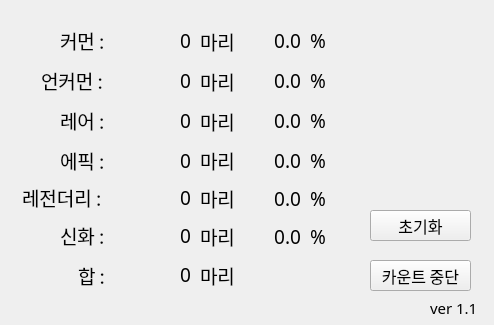
<?xml version="1.0" encoding="UTF-8"?>
<ui version="4.0">
 <class>Form</class>
 <widget class="QWidget" name="Form">
  <property name="geometry">
   <rect>
    <x>0</x>
    <y>0</y>
    <width>494</width>
    <height>325</height>
   </rect>
  </property>
  <property name="windowTitle">
   <string>ECMC 물고기카운터</string>
  </property>
  <widget class="QLabel" name="label">
   <property name="geometry">
    <rect>
     <x>60</x>
     <y>25</y>
     <width>51</width>
     <height>31</height>
    </rect>
   </property>
   <property name="font">
    <font>
     <family>맑은 고딕</family>
     <pointsize>14</pointsize>
    </font>
   </property>
   <property name="text">
    <string>커먼 :</string>
   </property>
  </widget>
  <widget class="QLabel" name="label_2">
   <property name="geometry">
    <rect>
     <x>41</x>
     <y>65</y>
     <width>71</width>
     <height>31</height>
    </rect>
   </property>
   <property name="font">
    <font>
     <family>맑은 고딕</family>
     <pointsize>14</pointsize>
    </font>
   </property>
   <property name="text">
    <string>언커먼 :</string>
   </property>
  </widget>
  <widget class="QLabel" name="label_3">
   <property name="geometry">
    <rect>
     <x>60</x>
     <y>105</y>
     <width>51</width>
     <height>31</height>
    </rect>
   </property>
   <property name="font">
    <font>
     <family>맑은 고딕</family>
     <pointsize>14</pointsize>
    </font>
   </property>
   <property name="text">
    <string>레어 :</string>
   </property>
  </widget>
  <widget class="QLabel" name="label_4">
   <property name="geometry">
    <rect>
     <x>60</x>
     <y>145</y>
     <width>51</width>
     <height>31</height>
    </rect>
   </property>
   <property name="font">
    <font>
     <family>맑은 고딕</family>
     <pointsize>14</pointsize>
    </font>
   </property>
   <property name="text">
    <string>에픽 :</string>
   </property>
  </widget>
  <widget class="QLabel" name="label_5">
   <property name="geometry">
    <rect>
     <x>22</x>
     <y>185</y>
     <width>87</width>
     <height>25</height>
    </rect>
   </property>
   <property name="font">
    <font>
     <family>맑은 고딕</family>
     <pointsize>14</pointsize>
    </font>
   </property>
   <property name="text">
    <string>레전더리 :</string>
   </property>
  </widget>
  <widget class="QLabel" name="label_6">
   <property name="geometry">
    <rect>
     <x>60</x>
     <y>220</y>
     <width>51</width>
     <height>31</height>
    </rect>
   </property>
   <property name="font">
    <font>
     <family>맑은 고딕</family>
     <pointsize>14</pointsize>
    </font>
   </property>
   <property name="text">
    <string>신화 :</string>
   </property>
  </widget>
  <widget class="QLabel" name="label_7">
   <property name="geometry">
    <rect>
     <x>200</x>
     <y>26</y>
     <width>51</width>
     <height>31</height>
    </rect>
   </property>
   <property name="font">
    <font>
     <family>맑은 고딕</family>
     <pointsize>14</pointsize>
    </font>
   </property>
   <property name="text">
    <string>마리</string>
   </property>
  </widget>
  <widget class="QLabel" name="label_8">
   <property name="geometry">
    <rect>
     <x>200</x>
     <y>66</y>
     <width>51</width>
     <height>31</height>
    </rect>
   </property>
   <property name="font">
    <font>
     <family>맑은 고딕</family>
     <pointsize>14</pointsize>
    </font>
   </property>
   <property name="text">
    <string>마리</string>
   </property>
  </widget>
  <widget class="QLabel" name="label_9">
   <property name="geometry">
    <rect>
     <x>200</x>
     <y>106</y>
     <width>51</width>
     <height>31</height>
    </rect>
   </property>
   <property name="font">
    <font>
     <family>맑은 고딕</family>
     <pointsize>14</pointsize>
    </font>
   </property>
   <property name="text">
    <string>마리</string>
   </property>
  </widget>
  <widget class="QLabel" name="label_10">
   <property name="geometry">
    <rect>
     <x>200</x>
     <y>145</y>
     <width>51</width>
     <height>31</height>
    </rect>
   </property>
   <property name="font">
    <font>
     <family>맑은 고딕</family>
     <pointsize>14</pointsize>
    </font>
   </property>
   <property name="text">
    <string>마리</string>
   </property>
  </widget>
  <widget class="QLabel" name="label_11">
   <property name="geometry">
    <rect>
     <x>200</x>
     <y>183</y>
     <width>51</width>
     <height>31</height>
    </rect>
   </property>
   <property name="font">
    <font>
     <family>맑은 고딕</family>
     <pointsize>14</pointsize>
    </font>
   </property>
   <property name="text">
    <string>마리</string>
   </property>
  </widget>
  <widget class="QLabel" name="label_12">
   <property name="geometry">
    <rect>
     <x>200</x>
     <y>221</y>
     <width>51</width>
     <height>31</height>
    </rect>
   </property>
   <property name="font">
    <font>
     <family>맑은 고딕</family>
     <pointsize>14</pointsize>
    </font>
   </property>
   <property name="text">
    <string>마리</string>
   </property>
  </widget>
  <widget class="QLabel" name="label_13">
   <property name="geometry">
    <rect>
     <x>78</x>
     <y>260</y>
     <width>51</width>
     <height>31</height>
    </rect>
   </property>
   <property name="font">
    <font>
     <family>맑은 고딕</family>
     <pointsize>14</pointsize>
    </font>
   </property>
   <property name="text">
    <string>합 :</string>
   </property>
  </widget>
  <widget class="QLabel" name="label_14">
   <property name="geometry">
    <rect>
     <x>200</x>
     <y>260</y>
     <width>51</width>
     <height>31</height>
    </rect>
   </property>
   <property name="font">
    <font>
     <family>맑은 고딕</family>
     <pointsize>14</pointsize>
    </font>
   </property>
   <property name="text">
    <string>마리</string>
   </property>
  </widget>
  <widget class="QLabel" name="sum">
   <property name="geometry">
    <rect>
     <x>110</x>
     <y>259</y>
     <width>81</width>
     <height>31</height>
    </rect>
   </property>
   <property name="font">
    <font>
     <family>맑은 고딕</family>
     <pointsize>14</pointsize>
    </font>
   </property>
   <property name="text">
    <string>0</string>
   </property>
   <property name="alignment">
    <set>Qt::AlignRight|Qt::AlignTrailing|Qt::AlignVCenter</set>
   </property>
  </widget>
  <widget class="QLabel" name="common">
   <property name="geometry">
    <rect>
     <x>110</x>
     <y>25</y>
     <width>81</width>
     <height>31</height>
    </rect>
   </property>
   <property name="font">
    <font>
     <family>맑은 고딕</family>
     <pointsize>14</pointsize>
    </font>
   </property>
   <property name="text">
    <string>0</string>
   </property>
   <property name="alignment">
    <set>Qt::AlignRight|Qt::AlignTrailing|Qt::AlignVCenter</set>
   </property>
  </widget>
  <widget class="QLabel" name="myth">
   <property name="geometry">
    <rect>
     <x>110</x>
     <y>220</y>
     <width>81</width>
     <height>31</height>
    </rect>
   </property>
   <property name="font">
    <font>
     <family>맑은 고딕</family>
     <pointsize>14</pointsize>
    </font>
   </property>
   <property name="text">
    <string>0</string>
   </property>
   <property name="alignment">
    <set>Qt::AlignRight|Qt::AlignTrailing|Qt::AlignVCenter</set>
   </property>
  </widget>
  <widget class="QLabel" name="uncommon">
   <property name="geometry">
    <rect>
     <x>110</x>
     <y>65</y>
     <width>81</width>
     <height>31</height>
    </rect>
   </property>
   <property name="font">
    <font>
     <family>맑은 고딕</family>
     <pointsize>14</pointsize>
    </font>
   </property>
   <property name="text">
    <string>0</string>
   </property>
   <property name="alignment">
    <set>Qt::AlignRight|Qt::AlignTrailing|Qt::AlignVCenter</set>
   </property>
  </widget>
  <widget class="QLabel" name="rare">
   <property name="geometry">
    <rect>
     <x>110</x>
     <y>105</y>
     <width>81</width>
     <height>31</height>
    </rect>
   </property>
   <property name="font">
    <font>
     <family>맑은 고딕</family>
     <pointsize>14</pointsize>
    </font>
   </property>
   <property name="text">
    <string>0</string>
   </property>
   <property name="alignment">
    <set>Qt::AlignRight|Qt::AlignTrailing|Qt::AlignVCenter</set>
   </property>
  </widget>
  <widget class="QLabel" name="epic">
   <property name="geometry">
    <rect>
     <x>110</x>
     <y>145</y>
     <width>81</width>
     <height>31</height>
    </rect>
   </property>
   <property name="font">
    <font>
     <family>맑은 고딕</family>
     <pointsize>14</pointsize>
    </font>
   </property>
   <property name="text">
    <string>0</string>
   </property>
   <property name="alignment">
    <set>Qt::AlignRight|Qt::AlignTrailing|Qt::AlignVCenter</set>
   </property>
  </widget>
  <widget class="QLabel" name="legendary">
   <property name="geometry">
    <rect>
     <x>110</x>
     <y>182</y>
     <width>81</width>
     <height>31</height>
    </rect>
   </property>
   <property name="font">
    <font>
     <family>맑은 고딕</family>
     <pointsize>14</pointsize>
    </font>
   </property>
   <property name="text">
    <string>0</string>
   </property>
   <property name="alignment">
    <set>Qt::AlignRight|Qt::AlignTrailing|Qt::AlignVCenter</set>
   </property>
  </widget>
  <widget class="QLabel" name="label_16">
   <property name="geometry">
    <rect>
     <x>310</x>
     <y>25</y>
     <width>51</width>
     <height>31</height>
    </rect>
   </property>
   <property name="font">
    <font>
     <family>맑은 고딕</family>
     <pointsize>14</pointsize>
    </font>
   </property>
   <property name="text">
    <string>%</string>
   </property>
  </widget>
  <widget class="QLabel" name="label_17">
   <property name="geometry">
    <rect>
     <x>310</x>
     <y>221</y>
     <width>51</width>
     <height>31</height>
    </rect>
   </property>
   <property name="font">
    <font>
     <family>맑은 고딕</family>
     <pointsize>14</pointsize>
    </font>
   </property>
   <property name="text">
    <string>%</string>
   </property>
  </widget>
  <widget class="QLabel" name="label_18">
   <property name="geometry">
    <rect>
     <x>310</x>
     <y>65</y>
     <width>51</width>
     <height>31</height>
    </rect>
   </property>
   <property name="font">
    <font>
     <family>맑은 고딕</family>
     <pointsize>14</pointsize>
    </font>
   </property>
   <property name="text">
    <string>%</string>
   </property>
  </widget>
  <widget class="QLabel" name="label_19">
   <property name="geometry">
    <rect>
     <x>310</x>
     <y>105</y>
     <width>51</width>
     <height>31</height>
    </rect>
   </property>
   <property name="font">
    <font>
     <family>맑은 고딕</family>
     <pointsize>14</pointsize>
    </font>
   </property>
   <property name="text">
    <string>%</string>
   </property>
  </widget>
  <widget class="QLabel" name="label_20">
   <property name="geometry">
    <rect>
     <x>310</x>
     <y>145</y>
     <width>51</width>
     <height>31</height>
    </rect>
   </property>
   <property name="font">
    <font>
     <family>맑은 고딕</family>
     <pointsize>14</pointsize>
    </font>
   </property>
   <property name="text">
    <string>%</string>
   </property>
  </widget>
  <widget class="QLabel" name="label_21">
   <property name="geometry">
    <rect>
     <x>310</x>
     <y>183</y>
     <width>51</width>
     <height>31</height>
    </rect>
   </property>
   <property name="font">
    <font>
     <family>맑은 고딕</family>
     <pointsize>14</pointsize>
    </font>
   </property>
   <property name="text">
    <string>%</string>
   </property>
  </widget>
  <widget class="QLabel" name="legendary_percent">
   <property name="geometry">
    <rect>
     <x>240</x>
     <y>183</y>
     <width>61</width>
     <height>31</height>
    </rect>
   </property>
   <property name="font">
    <font>
     <family>맑은 고딕</family>
     <pointsize>14</pointsize>
    </font>
   </property>
   <property name="text">
    <string>0.0</string>
   </property>
   <property name="alignment">
    <set>Qt::AlignRight|Qt::AlignTrailing|Qt::AlignVCenter</set>
   </property>
  </widget>
  <widget class="QLabel" name="epic_percent">
   <property name="geometry">
    <rect>
     <x>240</x>
     <y>145</y>
     <width>61</width>
     <height>31</height>
    </rect>
   </property>
   <property name="font">
    <font>
     <family>맑은 고딕</family>
     <pointsize>14</pointsize>
    </font>
   </property>
   <property name="text">
    <string>0.0</string>
   </property>
   <property name="alignment">
    <set>Qt::AlignRight|Qt::AlignTrailing|Qt::AlignVCenter</set>
   </property>
  </widget>
  <widget class="QLabel" name="common_percent">
   <property name="geometry">
    <rect>
     <x>240</x>
     <y>25</y>
     <width>61</width>
     <height>31</height>
    </rect>
   </property>
   <property name="font">
    <font>
     <family>맑은 고딕</family>
     <pointsize>14</pointsize>
    </font>
   </property>
   <property name="text">
    <string>0.0</string>
   </property>
   <property name="alignment">
    <set>Qt::AlignRight|Qt::AlignTrailing|Qt::AlignVCenter</set>
   </property>
  </widget>
  <widget class="QLabel" name="rare_percent">
   <property name="geometry">
    <rect>
     <x>240</x>
     <y>105</y>
     <width>61</width>
     <height>31</height>
    </rect>
   </property>
   <property name="font">
    <font>
     <family>맑은 고딕</family>
     <pointsize>14</pointsize>
    </font>
   </property>
   <property name="text">
    <string>0.0</string>
   </property>
   <property name="alignment">
    <set>Qt::AlignRight|Qt::AlignTrailing|Qt::AlignVCenter</set>
   </property>
  </widget>
  <widget class="QLabel" name="myth_percent">
   <property name="geometry">
    <rect>
     <x>240</x>
     <y>221</y>
     <width>61</width>
     <height>31</height>
    </rect>
   </property>
   <property name="font">
    <font>
     <family>맑은 고딕</family>
     <pointsize>14</pointsize>
    </font>
   </property>
   <property name="text">
    <string>0.0</string>
   </property>
   <property name="alignment">
    <set>Qt::AlignRight|Qt::AlignTrailing|Qt::AlignVCenter</set>
   </property>
  </widget>
  <widget class="QLabel" name="uncommon_percent">
   <property name="geometry">
    <rect>
     <x>240</x>
     <y>65</y>
     <width>61</width>
     <height>31</height>
    </rect>
   </property>
   <property name="font">
    <font>
     <family>맑은 고딕</family>
     <pointsize>14</pointsize>
    </font>
   </property>
   <property name="text">
    <string>0.0</string>
   </property>
   <property name="alignment">
    <set>Qt::AlignRight|Qt::AlignTrailing|Qt::AlignVCenter</set>
   </property>
  </widget>
  <widget class="QPushButton" name="pause_btn">
   <property name="geometry">
    <rect>
     <x>370</x>
     <y>260</y>
     <width>101</width>
     <height>31</height>
    </rect>
   </property>
   <property name="font">
    <font>
     <family>맑은 고딕</family>
     <pointsize>12</pointsize>
    </font>
   </property>
   <property name="text">
    <string>카운트 중단</string>
   </property>
  </widget>
  <widget class="QPushButton" name="reset_btn">
   <property name="geometry">
    <rect>
     <x>370</x>
     <y>210</y>
     <width>101</width>
     <height>31</height>
    </rect>
   </property>
   <property name="font">
    <font>
     <family>맑은 고딕</family>
     <pointsize>12</pointsize>
    </font>
   </property>
   <property name="text">
    <string>초기화</string>
   </property>
  </widget>
  <widget class="QLabel" name="label_15">
   <property name="geometry">
    <rect>
     <x>430</x>
     <y>300</y>
     <width>51</width>
     <height>16</height>
    </rect>
   </property>
   <property name="font">
    <font>
     <family>맑은 고딕</family>
     <pointsize>11</pointsize>
    </font>
   </property>
   <property name="text">
    <string>ver 1.1</string>
   </property>
  </widget>
 </widget>
 <resources/>
 <connections/>
</ui>
